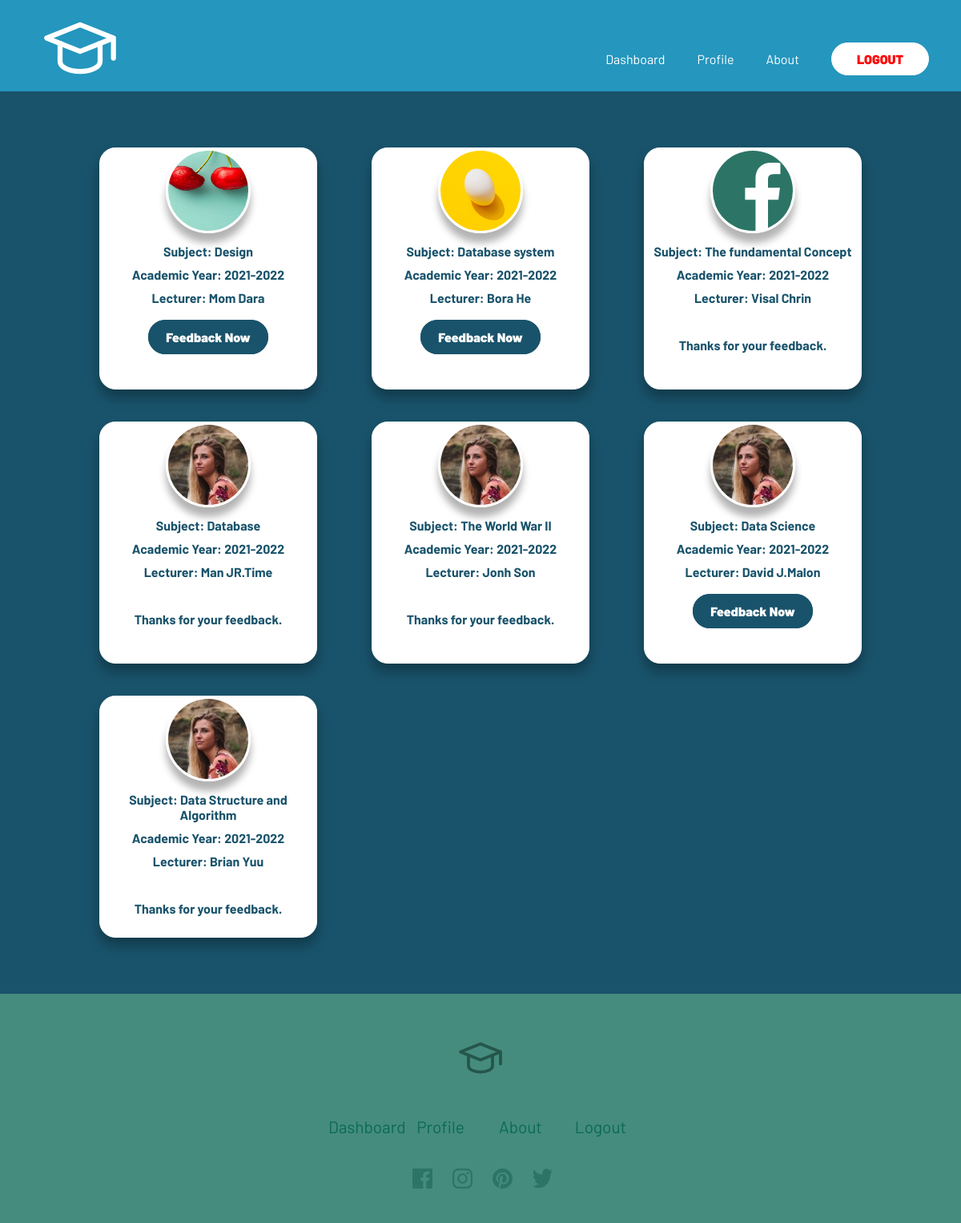
The page /hengsominea/dashboard (signed in) on the database its author committed.
### feedbackapp/models.py (models this page shows, shortened)
class Course(models.Model):
    course_name = models.CharField(max_length=100)
    description = models.CharField(
        max_length=200, default="Fundamental Course")
    course_photo = models.ImageField(
        upload_to='courses/', default='default.jpg')
    academic = models.ForeignKey(Academic, on_delete=models.CASCADE)
    Lecturer = models.ForeignKey(Lecturer, on_delete=models.CASCADE)

class Academic(models.Model):
    academic_year = models.CharField(max_length=100)
    department = models.CharField(max_length=100)
    year = models.CharField(max_length=100)

class Lecturer(models.Model):
    Lecturer_name = models.CharField(max_length=100)
    lecturer_profile = models.ImageField(
        upload_to='lecturers/', default='default.jpg')
    lecturer_skill = models.CharField(max_length=200, default="Master degree")

### feedbackapp/views.py (the view)
@login_required(login_url='index')
def student_dashboard(request, username):
    if request.method == "GET":
        if request.user.is_student:
            student = Student.objects.get(user=request.user)
            academic = student.academic
            courses = Course.objects.annotate(is_feedback=Exists(Feedback.objects.filter(
                user=request.user, course_id=OuterRef('pk')))).filter(academic=academic).order_by('-id')
            return render(request, "feedbackapp/dashboard.html", {
                "courses": courses
            })
        else:
            return render(request, "feedbackapp/message.html", {
                "message_title": "Private Page",
                "message": "Sorry, you are not allowed to access this page."
            })

### feedbackapp/templates/feedbackapp/dashboard.html (shortened to what this page needs)
{% extends "feedbackapp/layout.html" %}
{% load static %}
{% block body %}
<div class="container-dashboard">
  <div class="dashboard">
    {% for course in courses %}
      <div class="course dashboard__box" data-course="{{course.course_name}}">
        <img  class="profile-image" src="{{ course.course_photo.url }}" alt="course-photo">
        <h4>Subject: {{ course.course_name }}</h4>
        <h4> Academic Year: {{ course.academic.academic_year }}</h4>
        <h4 style="margin-bottom: 30px;"> Lecturer: {{ course.Lecturer.Lecturer_name }}</h4>
        {% if course.is_feedback %}
          <h4>Thanks for your feedback.</h4>
        {% else %}
          <a href="#" class="button FeedbackBtn " data-courseId="{{course.id}}">Feedback Now</a>
        {% endif %}
      </div>
    {% endfor %}
  </div>
</div>
{% endblock %}

### feedbackapp/templates/feedbackapp/layout.html (shortened to what this page needs)
{% load static %}
<!DOCTYPE html>
<html lang="en">
  <head>
    <link rel="stylesheet" href="{% static 'feedbackapp/scss/styles.css' %}?{% now 'U' %}" />
  </head>
  <body>
    <header class="header">
      <div class="header__container">
        <div class="header__container--logo">
          <div class="logo">
            <img id="logo" src="{% static 'feedbackapp/images/logo.svg' %}" alt="logo" />
          </div>
          <div class="desktop">
            {% if user.is_authenticated %}
              {% if user.is_student %}
              <a href="{% url 'student_dashboard' user.username %}">Dashboard</a>
              <a href="{% url 'profile' user.username %}">Profile</a>
              <a href="{% url 'about' %}">About</a>
              {% else %}
              <a href="{% url 'admin_dashboard' %}">Dashboard</a>
              <a href="{% url 'school_admin' %}">Course</a>
              <a href="{% url 'about' %}">About</a>
              {% endif %}
              <a class="button" href="{% url 'logout' %}" style="color: red; "class="loginBtn">Logout</a>
            {% else %}
              <a href="{% url 'index' %}">Home</a>
              <a href="{% url 'about' %}">About Us</a>
              <a href="#" id="register" onclick="return showRegisterForm()">Register</a>
              <a class="button" href="#" class="loginBtn" onclick='return showLoginForm()'>Login</a>
            {% endif %}
          </div>
        </div>
      </div>
    </header>
    {% block body %}
    {% endblock %}
    <footer class="footer">
      <div class="footer__container">
        <div class="footer__container-logo">
        </div>
        <div class="footer__container-links">
          {% if user.is_authenticated %}
            {% if user.is_student %}
            <a href="{% url 'student_dashboard' user.username %}">Dashboard</a>
            <a href="{% url 'profile' user.username %}">Profile</a>
            <a href="{% url 'about' %}">About</a>
            {% else %}
            <a href="{% url 'admin_dashboard'%}">Dashboard</a>
            <a href="#">Course</a>
            <a href="{% url 'about' %}">About</a>
            {% endif %}
            <a href="{% url 'logout' %}" class="loginBtn">Logout</a>
          {% else %}
          <a href="{% url 'index' %}">Home</a>
          <a href="{% url 'about' %}">About</a>
          <a href="#" class="loginBtn" onclick='return showLoginForm()'>Login</a>
          <a href="#" id="register" onclick="return showRegisterForm()">Register</a>
          {% endif %}
        </div>
        <div class="footer__container-social">
          <a href="#"><img src="{% static 'feedbackapp/images/icon-facebook.svg' %}" alt="icon-facebook"></a>
          <a href="#"><img src="{% static 'feedbackapp/images/icon-instagram.svg' %}" alt="icon-instagram"></a>
          <a href="#"><img src="{% static 'feedbackapp/images/icon-pinterest.svg' %}" alt="icon-pinterest"></a>
          <a href="#"><img src="{% static 'feedbackapp/images/icon-twitter.svg' %}" alt="icon-twitter"></a>
        </div>
      </div>
    </footer>
  </body>
</html>

### rows shown on the page
Course: course_photo (picture), course_name "Design", academic.academic_year "2021-2022", Lecturer.Lecturer_name "Mom Dara"
Course: course_photo (picture), course_name "Database system", academic.academic_year "2021-2022", Lecturer.Lecturer_name "Bora He"
Course: course_photo (picture), course_name "The fundamental Concept", academic.academic_year "2021-2022", Lecturer.Lecturer_name "Visal Chrin", shows "Thanks for your feedback."
Course: course_photo (placeholder picture), course_name "Database", academic.academic_year "2021-2022", Lecturer.Lecturer_name "Man JR.Time", shows "Thanks for your feedback."
Course: course_photo (placeholder picture), course_name "The World War II", academic.academic_year "2021-2022", Lecturer.Lecturer_name "Jonh Son", shows "Thanks for your feedback."
Course: course_photo (placeholder picture), course_name "Data Science", academic.academic_year "2021-2022", Lecturer.Lecturer_name "David J.Malon"
Course: course_photo (placeholder picture), course_name "Data Structure and Algorithm", academic.academic_year "2021-2022", Lecturer.Lecturer_name "Brian Yuu", shows "Thanks for your feedback."
